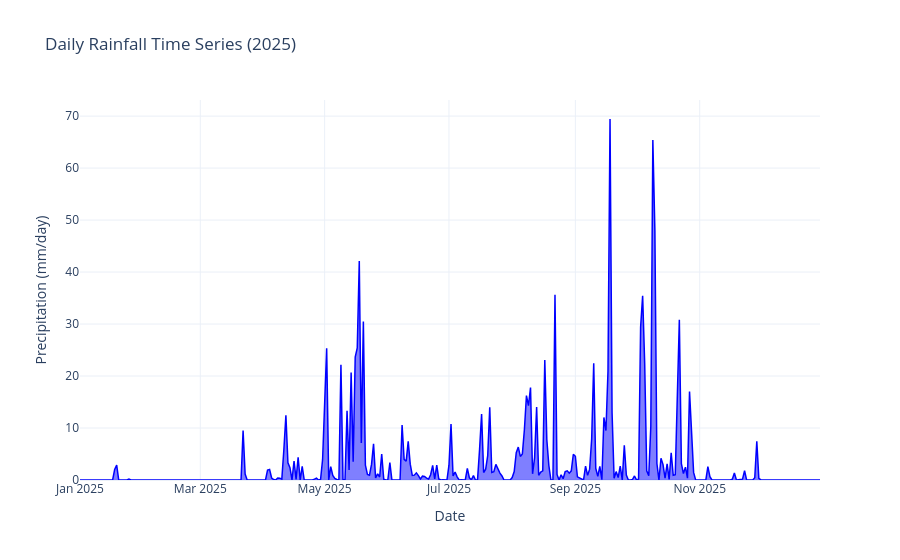

Notebook code for this chart:
### Code cell
import geemap
import ee
import pandas as pd
import plotly.graph_objects as go

try:
    ee.Initialize()
except Exception as e:
    ee.Authenticate()
    ee.Initialize()

Map = geemap.Map()
Map.add_basemap('HYBRID')

roi = ee.FeatureCollection("projects/ee-clivedcosta/assets/Watershed")
Map.centerObject(roi, 10)
Map.addLayer(roi, {'color': 'yellow'}, 'Watershed Boundary', False)

# Load GPM IMERG V07 (precipitation rate, mm/hr, half-hourly)
rainfall_imerg = ee.ImageCollection("NASA/GPM_L3/IMERG_V07") \
    .select('precipitation') \
    .filterDate('2025-01-01', '2025-12-31') \
    .filterBounds(roi)

def daily_total_from_halfhourly(collection, start_date, end_date):
    start = ee.Date(start_date)
    end = ee.Date(end_date)
    days = end.difference(start, 'day').round()
    def make_daily_image(offset):
        day_start = start.advance(offset, 'day')
        day_end = day_start.advance(1, 'day')
        daily_sum = collection.filterDate(day_start, day_end) \
            .reduce(ee.Reducer.sum()) \
            .multiply(0.5) \
            .rename('daily_precipitation') \
            .set('system:time_start', day_start.millis())
        return daily_sum
    days_list = ee.List.sequence(0, ee.Number(days).subtract(1))
    return ee.ImageCollection(days_list.map(make_daily_image))

daily_rainfall = daily_total_from_halfhourly(rainfall_imerg, '2025-01-01', '2025-12-31')

def extract_series(image_collection, band_name, region, scale):
    def get_mean(img):
        mean_val = img.reduceRegion(
            reducer=ee.Reducer.mean(),
            geometry=region,
            scale=scale,
            maxPixels=1e13,
            bestEffort=True
        )
        date_str = ee.Date(img.get('system:time_start')).format('YYYY-MM-dd')
        return ee.Feature(None, {'date': date_str, 'value': mean_val.get(band_name)})
    return image_collection.map(get_mean)

rainfall_fc = extract_series(daily_rainfall, 'daily_precipitation', roi, 1000)

def fc_to_dataframe(fc):
    if fc.size().getInfo() == 0:
        return pd.DataFrame()
    data = fc.getInfo()
    records = []
    for feat in data['features']:
        props = feat['properties']
        if props.get('value') is not None:
            records.append({'date': pd.to_datetime(props['date']), 'rainfall_mm': props['value']})
    df = pd.DataFrame(records)
    return df.sort_values('date')

rain_df = fc_to_dataframe(rainfall_fc)

# Time series plot
if not rain_df.empty:
    fig = go.Figure()
    fig.add_trace(go.Scatter(
        x=rain_df['date'], y=rain_df['rainfall_mm'],
        mode='lines', name='Daily Rainfall (GPM IMERG)',
        line=dict(color='blue', width=1.5), fill='tozeroy'
    ))
    fig.update_layout(title='Daily Rainfall Time Series (2025)', xaxis_title='Date',
                      yaxis_title='Precipitation (mm/day)', hovermode='x unified', template='plotly_white')
    fig.show()

# Annual rainfall map with corrected palette (red = low, blue = high)
annual_rainfall = daily_rainfall.sum().clip(roi)
min_rain, max_rain = 0, 2000   # adjust max if needed
rain_vis = {
    'min': min_rain,
    'max': max_rain,
    'palette': ['red', 'orange', 'yellow', 'green', 'cyan', 'blue']
}
Map.addLayer(annual_rainfall, rain_vis, 'Annual Rainfall 2025 (mm)')
Map.add_colorbar(vis_params=rain_vis, label='Annual Rainfall (mm)',
                 layer_name='Annual Rainfall 2025 (mm)', orientation='vertical')

# Statistics
if not rain_df.empty:
    total = rain_df['rainfall_mm'].sum()
    mean_daily = rain_df['rainfall_mm'].mean()
    max_daily = rain_df['rainfall_mm'].max()
    max_date = rain_df.loc[rain_df['rainfall_mm'].idxmax(), 'date']
    print("\n" + "="*60)
    print("RAINFALL SUMMARY REPORT (2025)")
    print("="*60)
    print(f"Total Annual Rainfall: {total:.1f} mm")
    print(f"Mean Daily Rainfall: {mean_daily:.2f} mm/day")
    print(f"Maximum Daily Rainfall: {max_daily:.1f} mm on {max_date.strftime('%Y-%m-%d')}")
    print("="*60)

Map

### Figure 1 — Plotly figure (JSON) as saved in the notebook; plotly's stock layout.template omitted (floating-point values rounded to 4 significant figures; data arrays with more than 128 entries replaced by an {"elided": "..."} marker saying what was removed)
{"data": [{"fill": "tozeroy", "line": {"color": "blue", "width": 1.5}, "mode": "lines", "name": "Daily Rainfall (GPM IMERG)", "type": "scatter", "x": {"elided": "364 str values"}, "y": {"elided": "364 float values"}}], "layout": {"hovermode": "x unified", "title": {"text": "Daily Rainfall Time Series (2025)"}, "xaxis": {"title": {"text": "Date"}}, "yaxis": {"title": {"text": "Precipitation (mm/day)"}}}}
